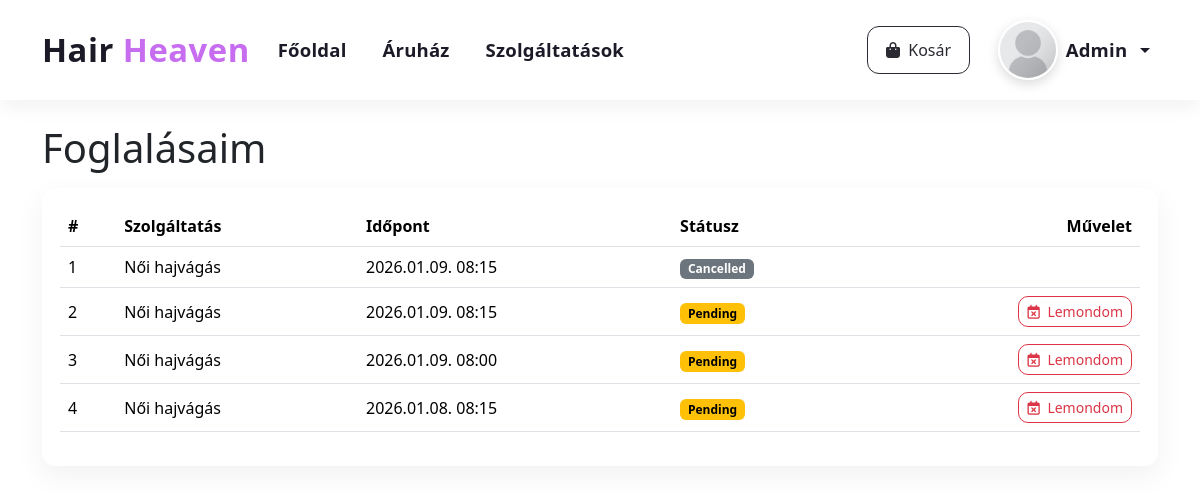
The page /foglalasaim.php (signed in) on the database its author committed.
### tables this page shows
CREATE TABLE `bookings` (
  `id` int(11) NOT NULL,
  `user_id` int(11) NOT NULL,
  `service_id` int(11) NOT NULL,
  `appointment_datetime` datetime NOT NULL,
  `status` enum('pending','confirmed','cancelled') NOT NULL DEFAULT 'pending',
  `note` varchar(255) DEFAULT NULL,
  `created_at` datetime NOT NULL DEFAULT current_timestamp()
);

CREATE TABLE `services` (
  `id` int(11) NOT NULL,
  `name` varchar(120) NOT NULL,
  `duration_minutes` int(11) NOT NULL,
  `price` decimal(10,2) NOT NULL,
  `description` text DEFAULT NULL,
  `is_active` tinyint(1) NOT NULL DEFAULT 1
);

### foglalasaim.php (the view, shortened to what this page needs)
<?php
$mysqli   = db();
$userId = (int)$_SESSION['user_id'];
function e($s){ return htmlspecialchars((string)$s, ENT_QUOTES, 'UTF-8'); }
$rows = [];
if ($mysqli) {
  $stmt = $mysqli->prepare("
    SELECT b.id, s.name AS service_name, b.appointment_datetime, b.status
    FROM bookings b
    JOIN services s ON s.id=b.service_id
    WHERE b.user_id = ?
    ORDER BY b.appointment_datetime DESC
  ");
  $stmt->bind_param('i', $userId);
  $stmt->execute();
  $res = $stmt->get_result();
  while ($r = $res->fetch_assoc()) $rows[] = $r;
}
?>
<!doctype html>
<html lang="hu">
<head>
  <link href="https://cdn.jsdelivr.net/npm/bootstrap@5.3.2/dist/css/bootstrap.min.css" rel="stylesheet">
  <link rel="stylesheet" href="https://cdnjs.cloudflare.com/ajax/libs/font-awesome/6.5.0/css/all.min.css"/>
  <link rel="stylesheet" href="/assets/hairheaven.css">
</head>
<body>
<?php $activePage=''; include __DIR__.'/navbar.php'; ?>
<div class="container my-4">
  <h1 class="page-title mb-3">Foglalásaim</h1>
  <div class="card-lite">
    <?php if (empty($rows)): ?>
      <div class="text-muted">Még nincs foglalásod.</div>
    <?php else: ?>
      <div class="table-responsive">
        <table class="table align-middle">
          <thead>
            <tr>
              <th>#</th><th>Szolgáltatás</th><th>Időpont</th><th>Státusz</th><th class="text-end">Művelet</th>
            </tr>
          </thead>
          <tbody id="tblBody">
          <?php foreach ($rows as $i=>$r): ?>
            <tr data-id="<?= (int)$r['id'] ?>">
              <td><?= $i+1 ?></td>
              <td><?= e($r['service_name']) ?></td>
              <td><?= date('Y.m.d. H:i', strtotime($r['appointment_datetime'])) ?></td>
              <td>
                <?php $badge = ['pending'=>'warning','confirmed'=>'success','cancelled'=>'secondary'][ $r['status'] ] ?? 'secondary'; ?>
                <span class="badge text-bg-<?= $badge ?>"><?= e(ucfirst($r['status'])) ?></span>
              </td>
              <td class="text-end">
                <?php if ($r['status']!=='cancelled'): ?>
                  <form class="cancel-form d-inline">
                    <button type="submit" class="btn btn-sm btn-outline-danger">
                      <i class="fa-regular fa-calendar-xmark me-1"></i> Lemondom
                    </button>
                  </form>
                <?php endif; ?>
              </td>
            </tr>
          <?php endforeach; ?>
          </tbody>
        </table>
      </div>
    <?php endif; ?>
  </div>
</div>
</body>
</html>

### assets/hairheaven.css (style rules this page uses)
:root { --hh-primary:#c76df0; --hh-primary-weak: rgba(199,109,240,.08); --hh-primary-glow: rgba(199,109,240,.22); --hh-dark:#1c1a27; --hh-muted:#6c6a75; --hh-nav-height: 60px; --hh-nav-font: 1.10rem; --hh-nav-brand: 1.95rem; --hh-nav-btn-py: .70rem; --hh-nav-btn-px: 1.10rem; --hh-avatar: 56px; }
@media (min-width: 992px) { :root { --hh-nav-height: 76px; --hh-nav-font: 1.16rem; --hh-nav-brand: 2.05rem; --hh-avatar: 60px; } }
.btn { border-radius:10px; transition:color .15s ease, background-color .15s ease, border-color .15s ease, box-shadow .15s ease, transform .05s ease; }
.btn i { margin-right:.35rem; }

### foglalasaim.php (style rules this page uses)
.card-lite { background:#fff; border-radius:14px; padding:18px; box-shadow:0 10px 30px rgba(0,0,0,.06); }

### rows shown on the page
bookings: service.name "Női hajvágás", appointment_datetime "2026.01.09. 08:15", status "Cancelled"
bookings: service.name "Női hajvágás", appointment_datetime "2026.01.09. 08:15", status "Pending"
bookings: service.name "Női hajvágás", appointment_datetime "2026.01.09. 08:00", status "Pending"
bookings: service.name "Női hajvágás", appointment_datetime "2026.01.08. 08:15", status "Pending"

### other values the page prints
$username ?: 'Profil' "Admin"
